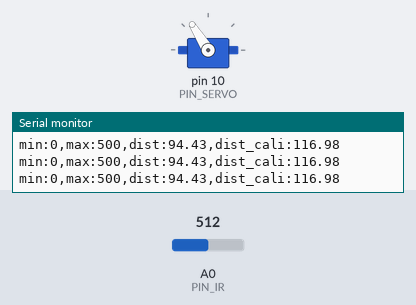
Simulated run of this sketch. Board: Arduino Uno, built with avr-gcc and run on an emulated ATmega328P. Parts: servo, the last lines printed to the serial monitor. Inputs (shaded band) come from the test bench; at power-on: A0 (PIN_IR) = 512.

Above: at 1.2 s.
1.3 s: A0 (PIN_IR) set to 264
2.8 s: A0 (PIN_IR) set to 238
At 3.8 s:
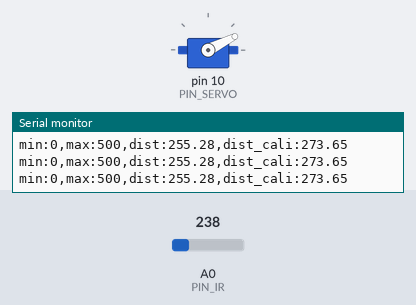
4.3 s: A0 (PIN_IR) set to 265
At 5.1 s:
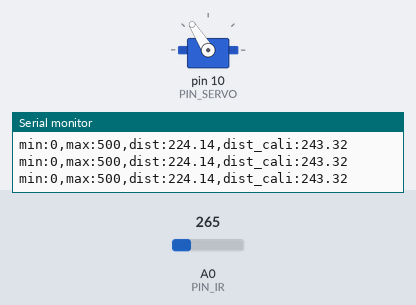
5.8 s: A0 (PIN_IR) set to 245
At 6.1 s:
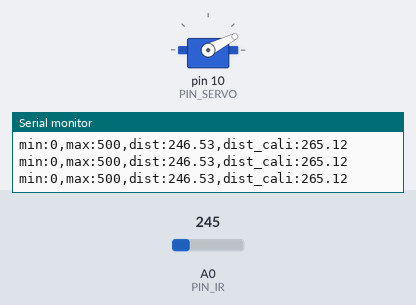
Timing chart, 0 to 8.8 s (numbered marks = the images above; inputs shaded):
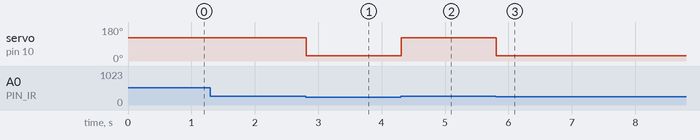

Measured:
- the behaviour switches between 254 and 253 on A0 (PIN_IR) (found by bisection; images 0 and 1)
- after the input at 2.8 s, servo on pin 10 (PIN_SERVO): 122° → 27° at once
- after the input at 4.3 s, servo on pin 10 (PIN_SERVO): 27° → 122° at once
- after the input at 5.8 s, servo on pin 10 (PIN_SERVO): 122° → 27° at once

The sketch:

21_bbc_20213069.ino
```cpp
#include <Servo.h>

// Arduino pin assignment
#define PIN_IR A0
#define PIN_SERVO 10
Servo myservo;
int a, b; // unit: mm

void setup() {
// initialize GPIO pins
  myservo.attach(PIN_SERVO);
  myservo.writeMicroseconds(1500);

// initialize serial port
  Serial.begin(57600);

  a = 77; //70;
  b = 385; //300;
}

float ir_distance(void){ // return value unit: mm
  float val;
  float volt = float(analogRead(PIN_IR));
  val = ((6762.0/(volt-9.0))-4.0) * 10.0;
  return val;
}

void loop() {
  float raw_dist = ir_distance();
  float dist_cali = 100 + 300.0 / (b - a) * (raw_dist - a);
  Serial.print("min:0,max:500,dist:");
  Serial.print(raw_dist);
  Serial.print(",dist_cali:");
  Serial.println(dist_cali);
  if(dist_cali > 255) {
    myservo.writeMicroseconds(820);
  }
  else {
  myservo.writeMicroseconds(1800);
  }
}
```
